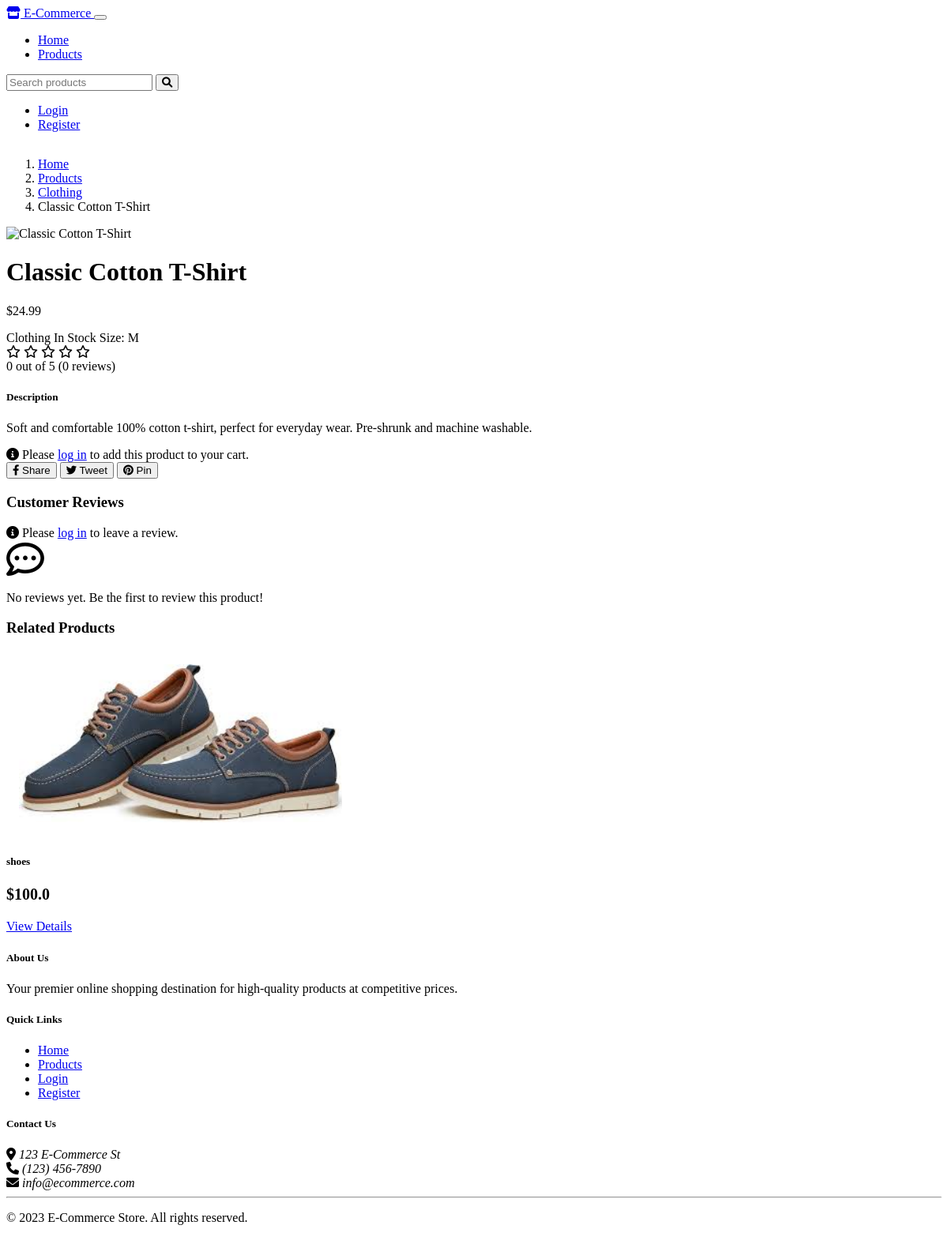
Screenshot of /shop/product/2 with the database file from the repository.
### tables this page shows
CREATE TABLE products (
        id INTEGER PRIMARY KEY AUTOINCREMENT,
        name TEXT NOT NULL,
        description TEXT NOT NULL,
        price REAL NOT NULL,
        image_url TEXT,
        category TEXT NOT NULL,
        stock INTEGER NOT NULL DEFAULT 0,
        created_at TIMESTAMP NOT NULL DEFAULT CURRENT_TIMESTAMP
    , size TEXT);

### shop.py (the view)
@shop_bp.route('/product/<int:product_id>')
def product_detail(product_id):
    product = Product.get_by_id(product_id)
    if not product:
        flash('Product not found.', 'danger')
        return redirect(url_for('shop.products'))
    reviews = Review.get_by_product(product_id)
    average_rating = Review.get_average_rating(product_id)
    conn = get_db_connection()
    related_products = conn.execute('''
        SELECT * FROM products
        WHERE category = ? AND id != ?
        ORDER BY id DESC LIMIT 4
    ''', (product['category'], product_id)).fetchall()
    conn.close()
    return render_template('shop/product_detail.html',
                          product=product,
                          related_products=related_products,
                          reviews=reviews,
                          average_rating=average_rating)

### app.py (called while the page is built)
def get_db_connection():
    conn = sqlite3.connect(DATABASE)
    conn.row_factory = sqlite3.Row
    return conn

### models.py (called while the page is built)
    @staticmethod
    def get_by_id(product_id):
        conn = get_db_connection()
        product = conn.execute('SELECT * FROM products WHERE id = ?', (product_id,)).fetchone()
        conn.close()
        return product

    @staticmethod
    def get_by_product(product_id):
        conn = get_db_connection()
        reviews = conn.execute('''
            SELECT r.*, u.username
            FROM reviews r
            JOIN users u ON r.user_id = u.id
            WHERE r.product_id = ?
            ORDER BY r.created_at DESC
        ''', (product_id,)).fetchall()
        conn.close()
        return reviews

    @staticmethod
    def get_average_rating(product_id):
        conn = get_db_connection()
        result = conn.execute('''
            SELECT AVG(rating) as avg_rating, COUNT(*) as count
            FROM reviews
            WHERE product_id = ?
        ''', (product_id,)).fetchone()
        conn.close()
        if result and result['count'] > 0:
            return {
                'avg_rating': round(result['avg_rating'], 1),
                'count': result['count']
            }
        else:
            return {
                'avg_rating': 0,
                'count': 0
            }

### templates/shop/product_detail.html (shortened to what this page needs)
{% extends 'base.html' %}
{% block content %}
<div class="container">
    <div class="row mb-4">
        <div class="col-12">
            <nav aria-label="breadcrumb">
                <ol class="breadcrumb">
                    <li class="breadcrumb-item"><a href="{{ url_for('index') }}">Home</a></li>
                    <li class="breadcrumb-item"><a href="{{ url_for('shop.products') }}">Products</a></li>
                    <li class="breadcrumb-item"><a href="{{ url_for('shop.products', category=product.category) }}">{{ product.category }}</a></li>
                    <li class="breadcrumb-item active" aria-current="page">{{ product.name }}</li>
                </ol>
            </nav>
        </div>
    </div>
    <div class="row mb-5">
        <div class="col-md-6 mb-4">
            <div class="card">
                <div class="card-body text-center">
                    {% if product.image_url %}
                        <img src="{{ product.image_url }}" class="img-fluid product-image" alt="{{ product.name }}">
                    {% else %}
                        <div class="py-5">
                            <i class="fas fa-image fa-8x text-muted"></i>
                        </div>
                    {% endif %}
                </div>
            </div>
        </div>
        <div class="col-md-6">
            <h1 class="mb-3">{{ product.name }}</h1>
            <p class="fs-3 fw-bold text-primary mb-3">${{ product.price }}</p>
            <div class="mb-3">
                <span class="badge bg-secondary">{{ product.category }}</span>
                {% if product.stock > 10 %}
                    <span class="badge bg-success">In Stock</span>
                {% elif product.stock > 0 %}
                    <span class="badge bg-warning">Low Stock ({{ product.stock }} left)</span>
                {% else %}
                    <span class="badge bg-danger">Out of Stock</span>
                {% endif %}
                {% if product.size %}
                    <span class="badge bg-info">Size: {{ product.size }}</span>
                {% endif %}
                {% if average_rating %}
                <div class="mt-2">
                    <div class="d-flex align-items-center">
                        <div class="ratings">
                            {% for i in range(5) %}
                                {% if i < average_rating.avg_rating|int %}
                                    <i class="fas fa-star text-warning"></i>
                                {% elif i < average_rating.avg_rating|round(0, 'ceil')|int and average_rating.avg_rating % 1 != 0 %}
                                    <i class="fas fa-star-half-alt text-warning"></i>
                                {% else %}
                                    <i class="far fa-star text-warning"></i>
                                {% endif %}
                            {% endfor %}
                        </div>
                        <span class="ms-2">{{ average_rating.avg_rating }} out of 5 ({{ average_rating.count }} reviews)</span>
                    </div>
                </div>
                {% endif %}
            </div>
            <div class="mb-4">
                <h5>Description</h5>
                <p>{{ product.description }}</p>
            </div>
            {% if current_user.is_authenticated and product.stock > 0 %}
                <form class="add-to-cart-form mb-4" action="{{ url_for('cart.add_to_cart', product_id=product.id) }}" method="POST">
                    <div class="row g-3">
                        <div class="col-md-4">
                            <label for="quantity" class="form-label">Quantity</label>
                            <input type="number" class="form-control" id="quantity" name="quantity" value="1" min="1" max="{{ product.stock }}">
                        </div>
                        <div class="col-md-8 d-flex align-items-end">
                            <button type="submit" class="btn btn-primary btn-lg w-100">
                                <i class="fas fa-cart-plus"></i> Add to Cart
                            </button>
                        </div>
                    </div>
                </form>
            {% elif not current_user.is_authenticated %}
                <div class="alert alert-info mb-4">
                    <i class="fas fa-info-circle"></i> Please <a href="{{ url_for('auth.login') }}">log in</a> to add this product to your cart.
                </div>
            {% elif product.stock <= 0 %}
                <div class="alert alert-danger mb-4">
                    <i class="fas fa-exclamation-circle"></i> This product is currently out of stock.
                </div>
            {% endif %}
            <div class="d-flex gap-2 mb-4">
                <button class="btn btn-sm btn-outline-primary">
                    <i class="fab fa-facebook-f"></i> Share
                </button>
                <button class="btn btn-sm btn-outline-info">
                    <i class="fab fa-twitter"></i> Tweet
                </button>
                <button class="btn btn-sm btn-outline-danger">
                    <i class="fab fa-pinterest"></i> Pin
                </button>
            </div>
        </div>
    </div>
    <div class="row mb-5">
        <div class="col-12">
            <h3 class="mb-4">Customer Reviews</h3>
            {% if current_user.is_authenticated %}
                <div class="card mb-4">
                    <div class="card-header">
                        <h5 class="mb-0">Write a Review</h5>
                    </div>
                    <div class="card-body">
                        <form method="POST" action="{{ url_for('shop.add_review', product_id=product.id) }}">
                            <div class="mb-3">
                                <label class="form-label">Rating*</label>
                                <div class="rating-input">
                                    <div class="form-check form-check-inline">
                                        <input class="form-check-input" type="radio" name="rating" id="rating1" value="1" required>
                                        <label class="form-check-label" for="rating1">1</label>
                                    </div>
                                    <div class="form-check form-check-inline">
                                        <input class="form-check-input" type="radio" name="rating" id="rating2" value="2">
                                        <label class="form-check-label" for="rating2">2</label>
                                    </div>
                                    <div class="form-check form-check-inline">
                                        <input class="form-check-input" type="radio" name="rating" id="rating3" value="3">
                                        <label class="form-check-label" for="rating3">3</label>
                                    </div>
                                    <div class="form-check form-check-inline">
                                        <input class="form-check-input" type="radio" name="rating" id="rating4" value="4">
                                        <label class="form-check-label" for="rating4">4</label>
                                    </div>
                                    <div class="form-check form-check-inline">
                                        <input class="form-check-input" type="radio" name="rating" id="rating5" value="5">
                                        <label class="form-check-label" for="rating5">5</label>
                                    </div>
                                </div>
                            </div>
                            <div class="mb-3">
                                <label for="comment" class="form-label">Your Review*</label>
                                <textarea class="form-control" id="comment" name="comment" rows="3" required></textarea>
                            </div>
                            <button type="submit" class="btn btn-primary">Submit Review</button>
                        </form>
                    </div>
                </div>
            {% else %}
                <div class="alert alert-info mb-4">
                    <i class="fas fa-info-circle me-2"></i> Please <a href="{{ url_for('auth.login') }}">log in</a> to leave a review.
                </div>
            {% endif %}
            {% if reviews %}
                <div class="reviews-list">
                    {% for review in reviews %}
                        <div class="card mb-3 review-card">
                            <div class="card-body">
                                <div class="d-flex justify-content-between mb-2">
                                    <div>
                                        <h5 class="mb-0">{{ review.username }}</h5>
                                        <div class="text-muted small">{{ review.created_at }}</div>
                                    </div>
                                    <div class="ratings">
                                        {% for i in range(5) %}
                                            {% if i < review.rating %}
                                                <i class="fas fa-star text-warning"></i>
                                            {% else %}
                                                <i class="far fa-star text-warning"></i>
                                            {% endif %}
                                        {% endfor %}
                                    </div>
                                </div>
                                <p class="mb-0">{{ review.comment }}</p>
                                {% if current_user.is_authenticated and (current_user.id == review.user_id or current_user.role == 'admin') %}
                                    <div class="mt-2 text-end">
                                        <form method="POST" action="{{ url_for('shop.delete_review', review_id=review.id, product_id=product.id) }}" class="d-inline">
                                            <button type="submit" class="btn btn-sm btn-danger" onclick="return confirm('Are you sure you want to delete this review?')">
                                                <i class="fas fa-trash"></i> Delete
                                            </button>
                                        </form>
                                    </div>
                                {% endif %}
                            </div>
                        </div>
                    {% endfor %}
                </div>
            {% else %}
                <div class="alert alert-light text-center py-4">
                    <i class="far fa-comment-dots fa-3x mb-3 text-muted"></i>
                    <p class="mb-0">No reviews yet. Be the first to review this product!</p>
                </div>
            {% endif %}
        </div>
    </div>
    {% if related_products %}
        <div class="row mb-4">
            <div class="col-12">
                <h3 class="mb-4">Related Products</h3>
            </div>
            {% for related in related_products %}
                <div class="col-lg-3 col-md-6 mb-4">
                    <div class="card h-100 product-card">
                        {% if related.image_url %}
                            <img src="{{ related.image_url }}" class="card-img-top" alt="{{ related.name }}">
                        {% else %}
                            <div class="text-center p-4">
                                <i class="fas fa-image fa-5x text-muted"></i>
                            </div>
                        {% endif %}
                        <div class="card-body">
                            <h5 class="card-title">{{ related.name }}</h5>
                            <p class="card-text product-price">${{ related.price }}</p>
                            <div class="d-grid">
                                <a href="{{ url_for('shop.product_detail', product_id=related.id) }}" class="btn btn-outline-primary">View Details</a>
                            </div>
                        </div>
                    </div>
                </div>
            {% endfor %}
        </div>
    {% endif %}
</div>
{% endblock %}

### static/css/custom.css (style rules this page uses)
body { min-height: 100vh; display: flex; flex-direction: column; }
.product-card { height: 100%; transition: transform 0.3s ease; }
.product-card .card-img-top { height: 200px; object-fit: contain; padding: 1rem; }
.product-price { font-size: 1.25rem; font-weight: bold; }
.product-image { max-height: 400px; object-fit: contain; }

### rows the page displays
products: category "Clothing", name "Classic Cotton T-Shirt", price "24.99", size "M", description "Soft and comfortable 100% cotton t-shirt, perfect for everyday wear. Pre-shrunk and machine washable."
products: image_url (picture), name "shoes", price "100.0"

### other values shown
{{ average_rating.avg_rating }} "0"
{{ average_rating.count }} "0"
